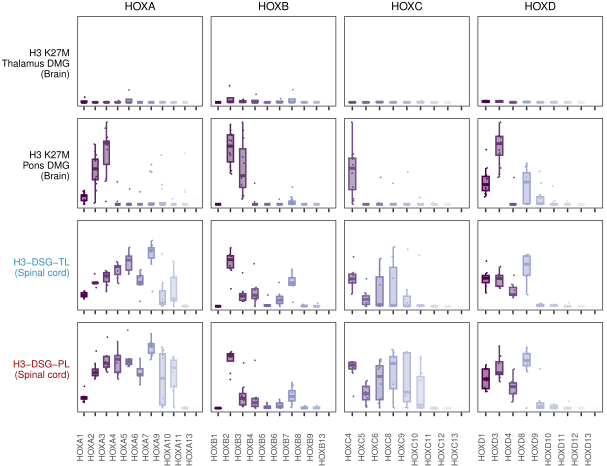

This chart was generated by the following R code:
# Extended Data Fig. 2f: pseudobulk expression of the 39 HOX genes in single-cell RNA-seq, log2(CPM + 1).
# Rows: thalamus DMG (brain), pons DMG (brain), H3-DSG-TL and H3-DSG-PL (spinal cord). Columns: HOXA, HOXB, HOXC, HOXD.
# One dot is one patient (brain DMG: one sample of a patient); box colour follows the paralog number (1 = anterior, 13 = posterior).
#
# Input (data/):
#   ThalamusDMG_scRNA.HOX.txt          pseudobulk counts and CPM of the HOX genes, 4 thalamus DMG samples (public single-cell data
#                                      GSE210568; sample IDs are those of the public data set)
#   H3PonsDMG_scRNA.HOX.txt            the same for 13 H3 K27M pons DMG samples of that data set
#   hox_pseudobulk_by_patient.tsv      the same for the 15 spinal cord patients, made by hox_pseudobulk_build.R
# Output: hox_pseudobulk_boxplot.pdf
#
# The brain tables were made with the same procedure as hox_pseudobulk_build.R (sum of counts of the 39 HOX genes over the cells of a
# sample, divided by the total counts of the sample) from the public 10x data; the raw matrices are not part of this repository.
# Spinal cord groups: the group column of the project metadata (PL / TL), as in hox_pseudobulk_build.R. The Source Data of the
# figure group the patients by Table S1.
# Run from the Cell_of_Origin/ directory:  Rscript hox_pseudobulk_boxplot.R

library(ggplot2)
library(cowplot)

clusters <- c("HOXA", "HOXB", "HOXC", "HOXD")

# ---- data ----
read_brain <- function(f) {
  d <- read.delim(f)
  d <- d[order(d$HOX, d$int), ]
  d$gene_name <- factor(d$gene, levels = d$gene[!duplicated(d$gene)])
  d
}
thalamus <- read_brain("data/ThalamusDMG_scRNA.HOX.txt")
pons     <- read_brain("data/H3PonsDMG_scRNA.HOX.txt")
stopifnot(length(unique(thalamus$SID)) == 4, length(unique(pons$SID)) == 13)

spinal <- read.delim("data/hox_pseudobulk_by_patient.tsv", na.strings = "NA")
spinal <- spinal[!is.na(spinal$CPM), ]                                    # genes absent from the reference of one sample are missing, not 0
spinal <- spinal[order(spinal$HOX, spinal$int), ]
spinal$gene_name <- factor(spinal$gene, levels = unique(spinal$gene))
n_patients <- tapply(spinal$patient_id, spinal$group, function(x) length(unique(x)))
stopifnot(identical(as.vector(n_patients[c("PL", "TL")]), c(8L, 7L)))
spinal_tl <- spinal[spinal$group == "TL", ]
spinal_pl <- spinal[spinal$group == "PL", ]

# ---- one panel: one HOX cluster of one row ----
box_panel <- function(d, h, ylim = NULL, scale_limits = FALSE) {
  p <- ggplot(d[d$HOX == h, ], aes(x = gene_name, y = log2(CPM + 1))) +
    geom_boxplot(width = 0.5, aes(color = int, fill = int), outlier.shape = NA, show.legend = FALSE, alpha = 0.5) +
    geom_jitter(aes(color = int), pch = 20, size = 0.1, position = position_jitter(width = 0.1, seed = 42), show.legend = FALSE) +
    scale_color_gradient2(high = "#f7fcfd", mid = "#8c96c6", low = "#4d004b", midpoint = 7, limits = c(1, 13)) +
    scale_fill_gradient2(high = "#f7fcfd", mid = "#8c96c6", low = "#4d004b", midpoint = 7, limits = c(1, 13)) +
    theme_bw() +
    theme(axis.text = element_blank(), axis.ticks.y = element_blank(), axis.title = element_blank(),
          panel.grid = element_blank(), plot.margin = unit(c(0.1, 0.1, 0.1, 0.1), "cm"))
  if (!is.null(ylim)) p <- p + coord_cartesian(ylim = ylim)
  p
}
ylim_spinal <- c(0, max(log2(spinal$CPM + 1)) * 1.05)                     # one y range for the spinal cord rows, so that they compare

# thalamus: y axis 0-10 (values above 10 are not drawn); pons: y axis free per panel; spinal cord: common y axis
thalamus_panels <- lapply(clusters, function(h) box_panel(thalamus, h) + scale_y_continuous(limits = c(0, 10)))
pons_panels     <- lapply(clusters, function(h) box_panel(pons, h))
tl_panels       <- lapply(clusters, function(h) box_panel(spinal_tl, h, ylim = ylim_spinal))
pl_panels       <- lapply(clusters, function(h) box_panel(spinal_pl, h, ylim = ylim_spinal))

# ---- labels: column titles, row names, gene names below the last row ----
txt <- function(label, size = 7, colour = "black", hjust = 0.5, x = 0.5) ggdraw() + draw_label(label, size = size, colour = colour, hjust = hjust, x = x)
gene_labels <- lapply(clusters, function(h)
  ggplot(data.frame(gene = factor(levels(spinal$gene_name)[grepl(h, levels(spinal$gene_name))], levels = levels(spinal$gene_name)), y = 1),
         aes(gene, y)) + geom_blank() + theme_bw() +
    theme(axis.text.x = element_text(angle = 90, hjust = 1, vjust = 0.5, colour = "grey30", size = 6), axis.text.y = element_blank(),
          axis.ticks = element_blank(), axis.title = element_blank(), panel.grid = element_blank(), rect = element_blank(),
          plot.margin = margin(r = 8)))

plots <- c(list(NULL), lapply(clusters, txt, size = 8),
           list(txt("H3 K27M\nThalamus DMG\n(Brain)", hjust = 1, x = 0.95)), thalamus_panels,
           list(txt("H3 K27M\nPons DMG\n(Brain)", hjust = 1, x = 0.95)), pons_panels,
           list(txt("H3-DSG-TL\n(Spinal cord)", colour = "#2b8cbe", hjust = 1, x = 0.95)), tl_panels,
           list(txt("H3-DSG-PL\n(Spinal cord)", colour = "#990000", hjust = 1, x = 0.95)), pl_panels,
           list(NULL), gene_labels)
g <- plot_grid(plotlist = plots, ncol = 5, rel_widths = c(0.55, 1, 1, 1, 1), rel_heights = c(0.12, 1, 1, 1, 1, 0.45))
ggsave("hox_pseudobulk_boxplot.pdf", g, width = 437 / 72, height = 335 / 72)    # panels 96 pt wide, as in the original figure
